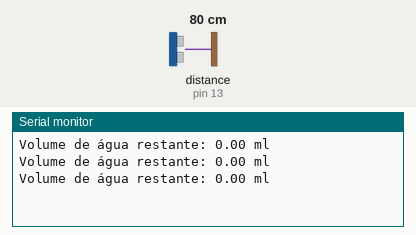
Recording of a sketch running on a simulated Arduino Uno, built with avr-gcc and run on an emulated ATmega328P. Parts: the last lines printed to the serial monitor. The inputs (shaded band) are chosen by the test bench; at power-on: distance to the obstacle (sensor on pin 13) 80 cm.

Above: at 1.3 s.
1.4 s: distance to the obstacle (sensor on pin 13) set to 2 cm
At 1.9 s:
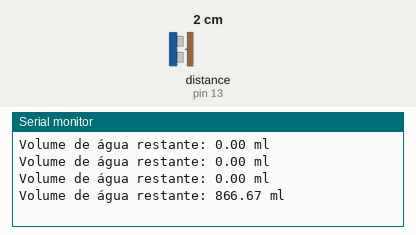
2.9 s: distance to the obstacle (sensor on pin 13) set to 4 cm
At 3.4 s:
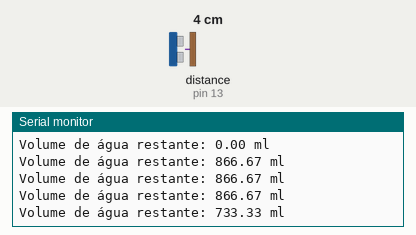
Timing chart, 0 to 5.9 s (numbered marks = the images above; inputs shaded):
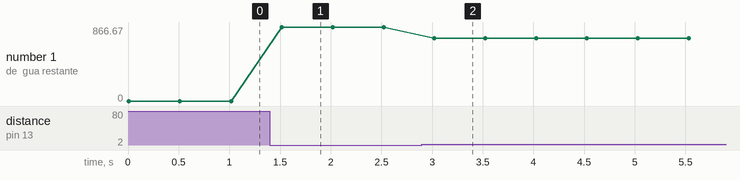

Measured:
- after the input at 1.4 s, the serial monitor: prints a new line after 0.12 s (image 1)
- after the input at 2.9 s, the serial monitor: prints a new line after 0.12 s (image 2)
- plotted number 1: 0 → 866.67 after the input at 1.4 s, 866.67 → 733.33 after the input at 2.9 s

The sketch:

sketch_oct21a.ino
```cpp
#include <HCSR04.h>

UltraSonicDistanceSensor distanceSensor(12, 13);  // Inicializa o sensor que usa os pinos digitais 13 e 12.

const float alturaGarrafao = 15.0; // altura da garrafa em cm
const float volumeTotal = 1000.0;  // volume total da garrafa em ml (1 litro)

void setup() {
    Serial.begin(9600);  // Inicializa a conexão serial para imprimir valores.
}

void loop() {
    // Medir a distância até a superfície da água
    float distancia = distanceSensor.measureDistanceCm();

    // Calcular o volume de água restante na garrafa
    float alturaAgua = alturaGarrafao - distancia; // altura da água em cm
    // Certificar-se de que a altura da água não é negativa
    alturaAgua = max(0.0, alturaAgua);
    float volumeRestante = (alturaAgua / alturaGarrafao) * volumeTotal; // volume restante em ml

    // Imprimir a distância e o volume restante
   // Serial.print("Distância até a água: ");
    //Serial.print(distancia);
   // Serial.println(" cm");

    Serial.print("Volume de água restante: ");
    Serial.print(volumeRestante);
    Serial.println(" ml");

    delay(500); // Espera 500 milissegundos antes da próxima medição
}
```
